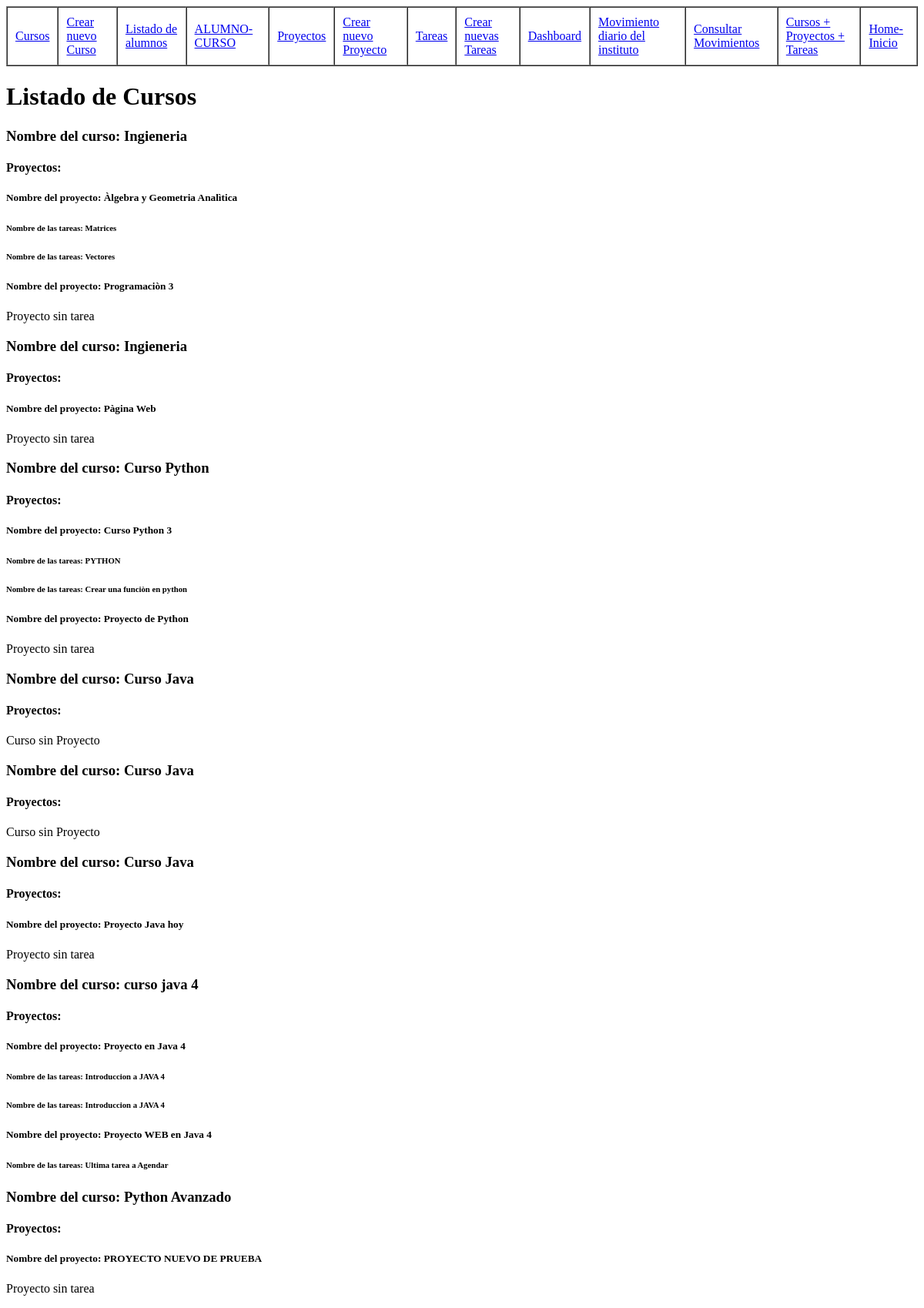
The app's page /listarTarea/, older data.
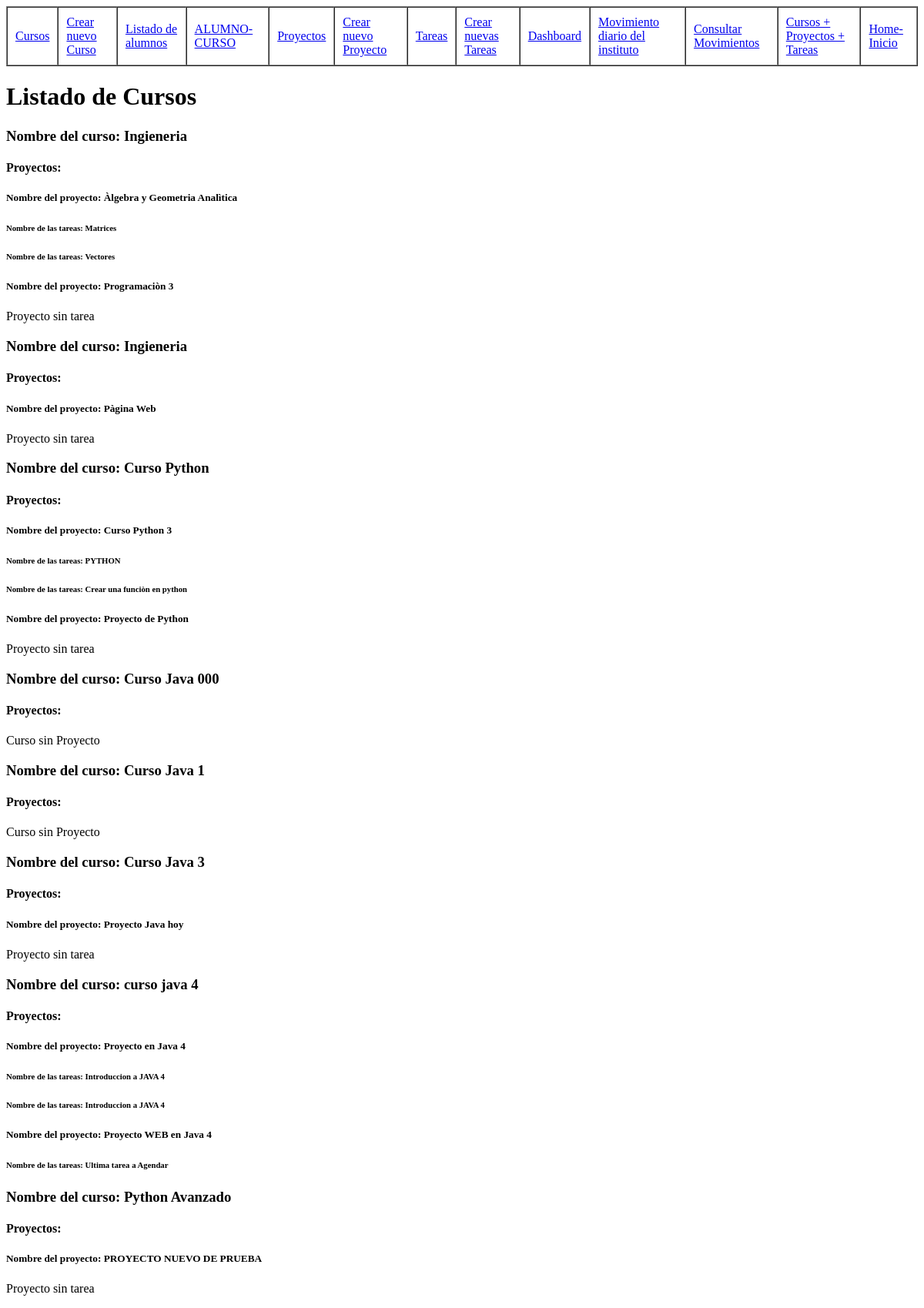
The same page, newer data.
### miapp/models.py (models this page shows)
class Course(models.Model):
    name = models.CharField(max_length=100)
    description = models.TextField()
    done = models.BooleanField(default=False)
    def __str__(self):
        return f"{self.name} - {self.description}"

### miapp/views.py (the view)
# urls.py: path('listarTarea/', views.listarTarea),
def listarTarea(request):
     courses = Course.objects.all()
     print(courses)
     return render(request, 'task/listarTarea.html',{
     'courses': courses
     })

### miapp/templates/task/listarTarea.html
{% extends 'layout/menu.html' %}
{% block content %}
     <H1>Listado de Cursos</H1>
    {% for curso in courses  %}
        <h3>Nombre del curso: {{ curso.name }}</h3>
        <h4>Proyectos: </h4>
        {% for project in curso.project_set.all %}
            <h5>Nombre del proyecto: {{project.name}}</h5>
            {% for task in project.task_set.all %}
            <h6>Nombre de las tareas: {{task.title}} </h6>
            {% empty %}
                <p>Proyecto sin tarea</p>
            {% endfor %}
        {% empty %}
            <p>Curso sin Proyecto</p>
        {% endfor %}
    {% endfor %}
{% endblock %}

Row changes from the older to the newer data that the page shows:
changed Course: name "Curso Java" → "Curso Java 000"
changed Course: name "Curso Java" → "Curso Java 1"
changed Course: name "Curso Java" → "Curso Java 3"
